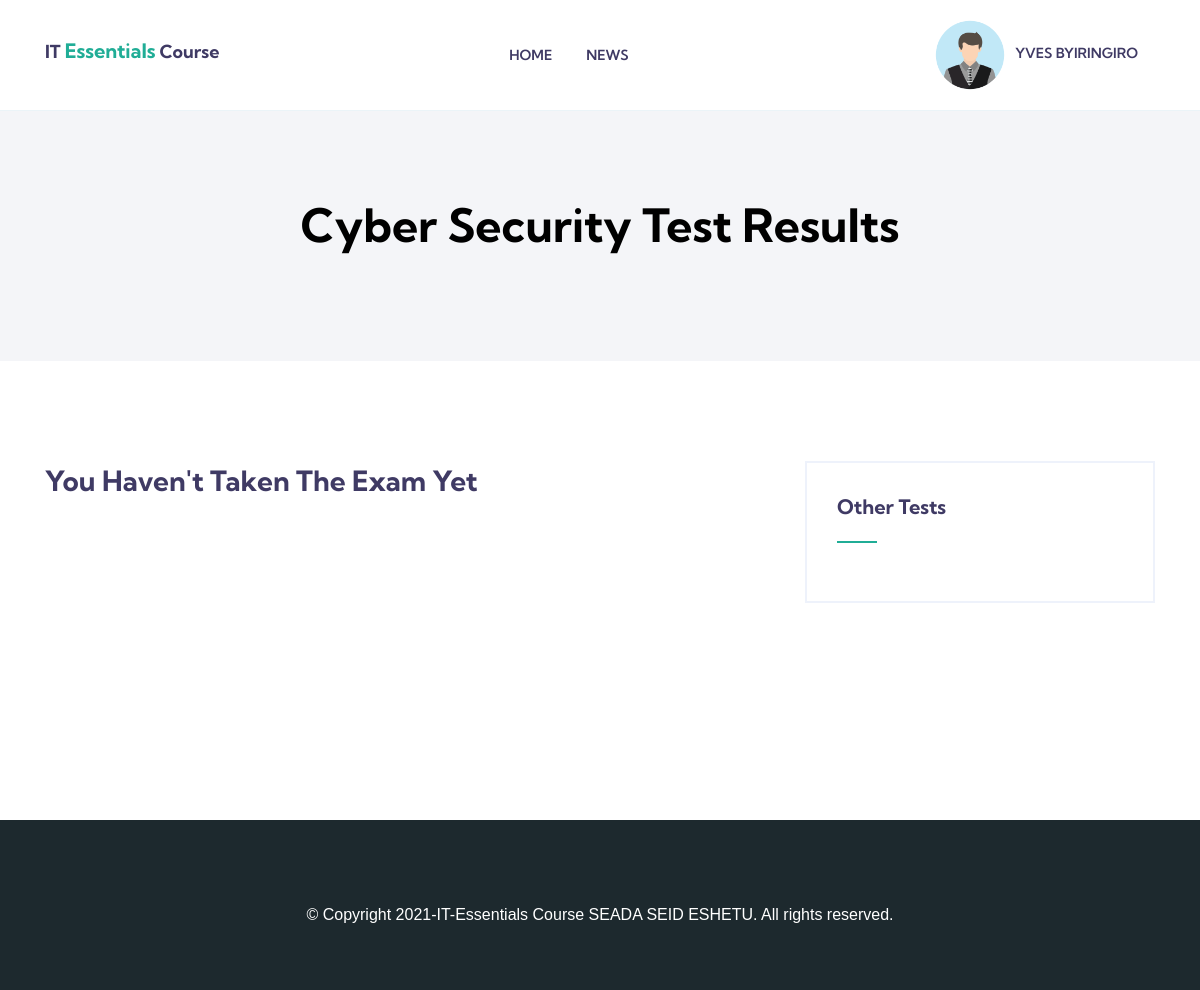
Before: /test-results/1 (signed in) with the older database file.
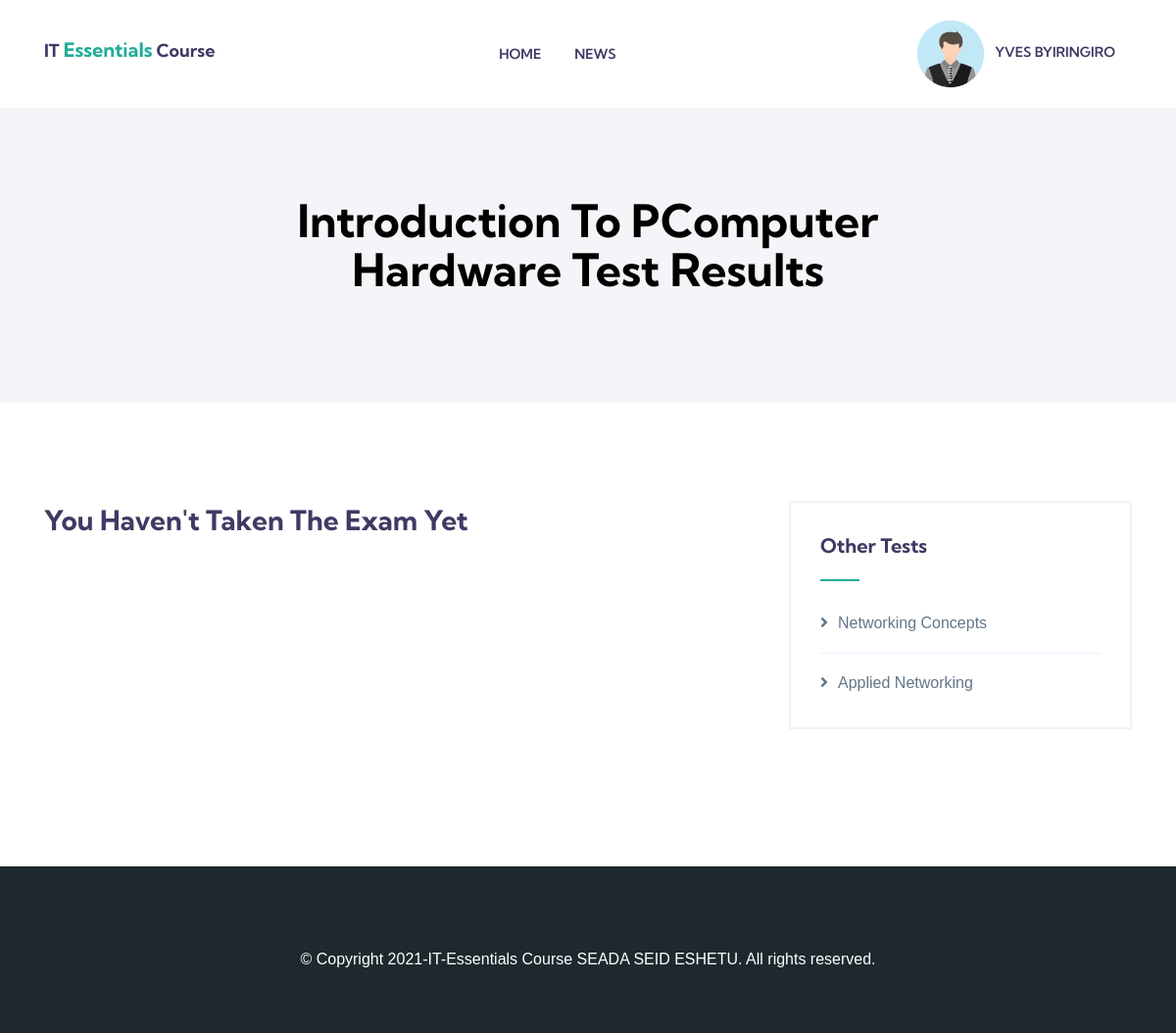
After: the same page with the newer database file.
### it_essentials/models.py (models this page shows, shortened)
class Exam(models.Model):
    chapter = models.OneToOneField(Chapter, on_delete=models.CASCADE)

class Chapter(models.Model):
    name = models.CharField(max_length=300)
    content = models.TextField()
    cover_image = models.ImageField(upload_to='chapters_cover_images')
    file_to_download = models.FileField(upload_to='chapter_file', blank=True, null=True)
    created = models.DateTimeField(auto_now_add=True)
    def __str__(self):
        return self.name

### it_essentials/views.py (the view)
# urls.py: path('results', view_result, name='view_result'),
@login_required(login_url='login')
def results(request, id):
    exam = Exam.objects.get(id=id)
    exams  = Exam.objects.exclude(id=exam.id)
    student = request.user.id
    questions = Question.objects.all().filter(test=exam)
    result = Result.objects.all().filter(test=exam).filter(student=student)
    return render(request,'core/result.html',{'result':result,'exams':exams,'exam':exam,'questions':questions})

### it_essentials/templates/core/result.html (shortened to what this page needs)
{% extends "index.html" %}
{% block container %}
<section class="page-header">
    <div class="container">
        <div class="row justify-content-center">
            <div class="col-lg-8 col-xl-8">
                <div class="title-block">
                    <h1>{{exam.chapter}} Test Results</h1>
                </div>
            </div>
        </div>
    </div>
</section>
<div class="page-wrapper">
    <div class="container">
        <div class="row">
            <div class="col-lg-8 col-xl-8">
                <div class="post-single">
                    {% if result %}
                    {% for question in questions %}
                        <h6 class="quest"> <b> {{question.name}} - {{question.score}}pts </b></h6>
                        <p>Answer 1: {{question.answer1}}</p>
                        <p>Answer 2: {{question.answer2}}</p>
                        <p>Answer 3: {{question.answer3}}</p>
                        <p>Answer 4: {{question.answer4}}</p>
                        <p>Answer 5: {{question.answer5}}</p>
                        <h6 class="correct-ans">Correct Answer</h6>
                        <span class="ans"><strong>{{question.answers}}</strong></span>
                        <hr>
                    {% endfor %}
                    {% else %}
                        <h3>You Haven't Taken The Exam Yet</h3>
                    {% endif %}
                    <div class="page-wrapper"></div>
                </div>
            </div>
            <div class="col-lg-4 col-xl-4 ">
                <div class="blog-sidebar mt-5 mt-lg-0 ">
                    <div class="widget widget_categories ">
                        <h4 class="widget-title ">Other Tests</h4>
                        <ul>
                            {% for exam in exams %}
                                <li class="cat-item ">
                                    <a href="{% url 'take_exam' exam.id%}">
                                        <i class="fa fa-angle-right "></i>{{exam.chapter}}
                                    </a>
                                </li>
                            {% endfor %}
                        </ul>
                    </div>
                </div>
            </div>
        </div>
    </div>
</div>
{% endblock container %}

Changed rows visible on the page:
changed through a linked row, Exam: chapter "Cyber Security" → "Introduction To PComputer Hardware"
added Exam: chapter "Networking Concepts"
added Exam: chapter "Applied Networking"
